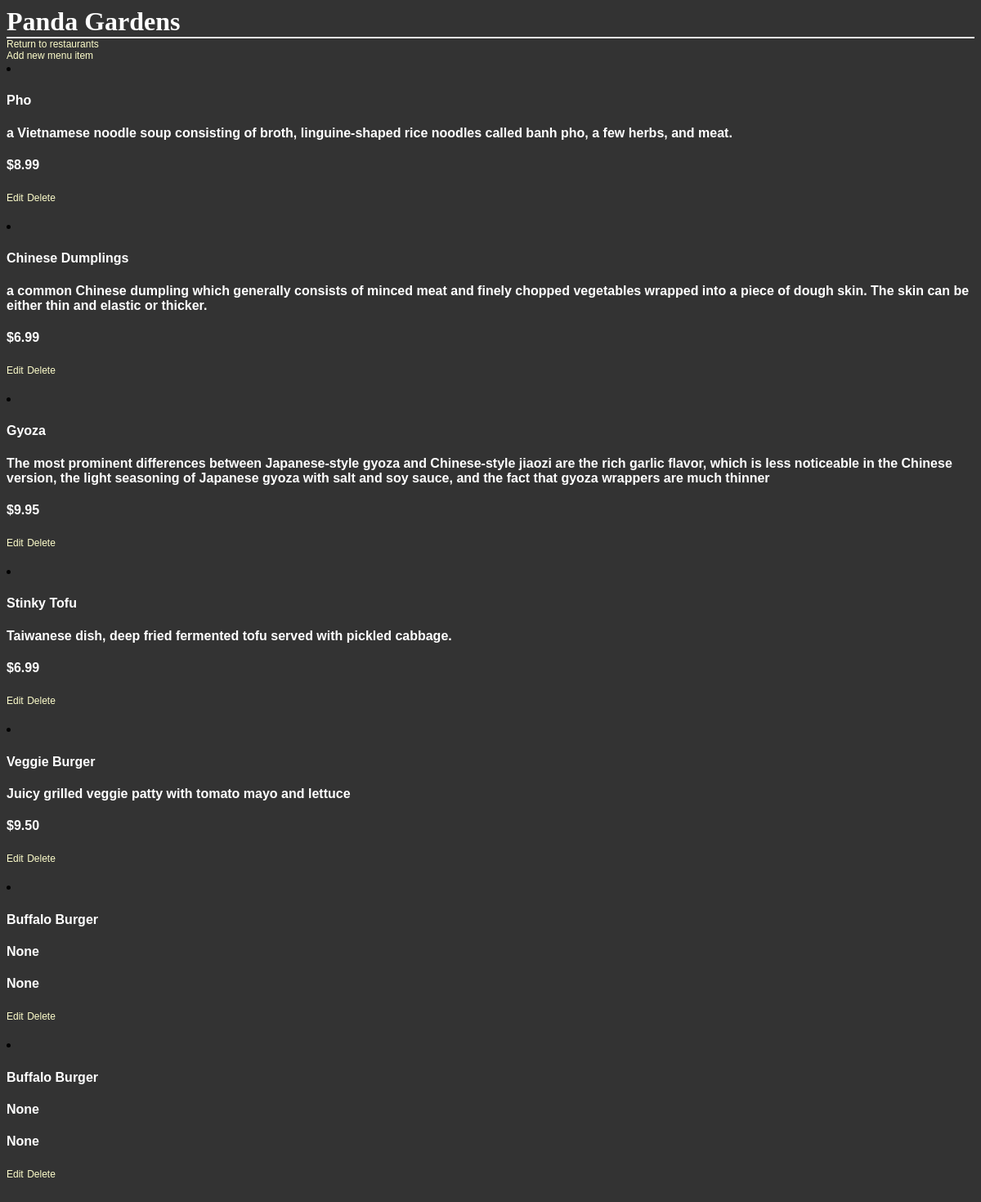
/restaurant/4/, run on the app's committed database.
### database_setup.py (models this page shows, shortened)
class Restaurant(Base):
	__tablename__ = "restaurant"
	name = Column(
		String(80), nullable = False)
	id = Column(
		Integer, primary_key = True)

class MenuItem(Base):
	__tablename__ = 'menu_item'
	name = Column(String(80), nullable = False)
	id = Column(Integer, primary_key = True)
	course = Column(String(250))
	description = Column(String(250))
	price = Column(String(8))
	restaurant_id = Column(
		Integer, ForeignKey('restaurant.id'))
	restaurant = relationship(Restaurant)

### flask_server.py (the view)
@app.route('/restaurant/<int:restaurant_id>/')
def restaurantMenu(restaurant_id):
	restaurant = session.query(Restaurant).filter_by(id = restaurant_id).one()
	items = session.query(MenuItem).filter_by(restaurant_id = restaurant_id)
	return render_template('menu.html',
		restaurant=restaurant,
		items = items)

### templates/menu.html (shortened to what this page needs)
<html>
	<head>
		<link rel="stylesheet" type="text/css" href="{{url_for('static', filename='styles.css')}}">
	</head>
	<body>
		<h1>{{ restaurant.name }}</h1>
		<a href="{{url_for('showRestaurants')}}">Return to restaurants</a>
		<a href="{{url_for('newMenuItem', restaurant_id=restaurant.id)}}">Add new menu item</a>
		{% for i in items %}
		<li>
		<h4>{{i.name}}</h4>
		<h4>{{i.description}}</h4>
		<h4>{{i.price}}</h4>
		<a href='{{url_for('editMenuItem', restaurant_id = restaurant.id, menu_id = i.id )}}'>Edit</a>
		<a href='{{url_for('deleteMenuItem', restaurant_id = restaurant.id, menu_id = i.id )}}'>Delete</a>
		</li>
		{% endfor %}
	</body>
</html>

### static/styles.css (style rules this page uses)
body { font-family: sans-serif; background-image: url('img3.jpg'); background-color: #333333 }
h1, h2, h3, h4, h5 { color: #FFFFFF; }
h1, h2 { font-family: 'Georgia', serif; margin: 0; }
h1 { border-bottom: 2px solid #eee; }
a { text-decoration: none; color:#FFFFCC; font-size: .75em; }

### data on the page
Restaurant: name "Panda Gardens"
MenuItem: name "Pho", description "a Vietnamese noodle soup consisting of broth, linguine-shaped rice noodles called banh pho, a few herbs, and meat.", price "$8.99"
MenuItem: name "Chinese Dumplings", description "a common Chinese dumpling which generally consists of minced meat and finely chopped vegetables wrapped into a piece of dough skin. The skin can be either thin and elastic or thicker.", price "$6.99"
MenuItem: name "Gyoza", description "The most prominent differences between Japanese-style gyoza and Chinese-style jiaozi are the rich garlic flavor, which is less noticeable in the Chinese version, the light seasoning of Japanese gyoza with salt and soy sauce, and the fact that gyoza wrappers are much thinner", price "$9.95"
MenuItem: name "Stinky Tofu", description "Taiwanese dish, deep fried fermented tofu served with pickled cabbage.", price "$6.99"
MenuItem: name "Veggie Burger", description "Juicy grilled veggie patty with tomato mayo and lettuce", price "$9.50"
MenuItem: name "Buffalo Burger", description "None", price "None"
MenuItem: name "Buffalo Burger", description "None", price "None"
